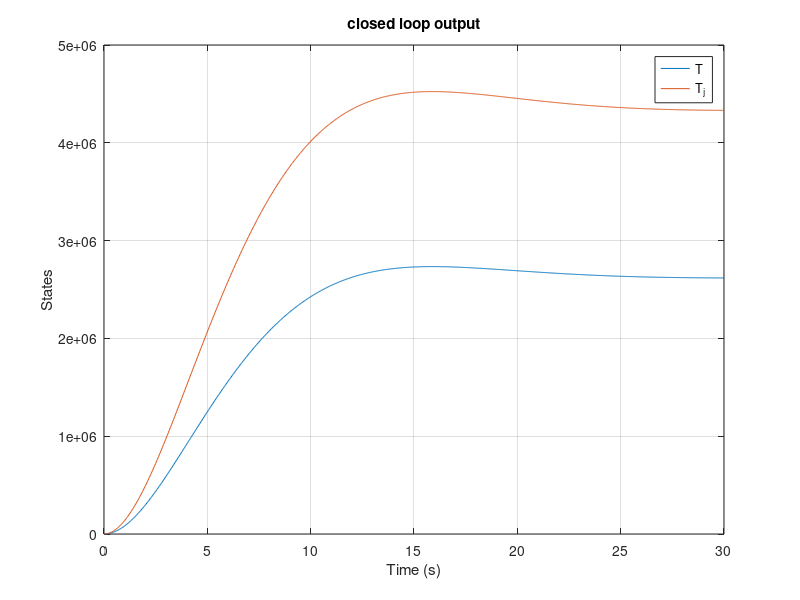
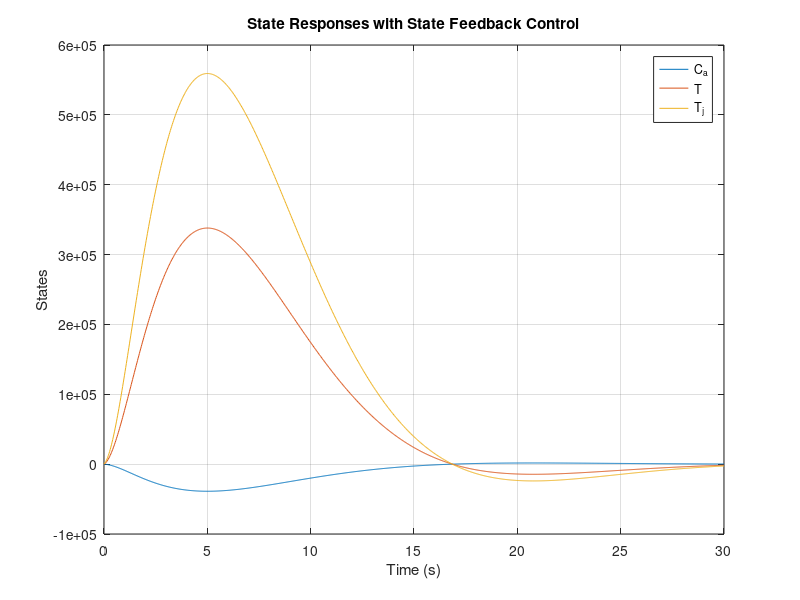

Recreate these plots in MATLAB, in order.
clc
clear
clear all
clf
close
close all



A = [-1.7, -0.25, 0; 23, -30, 20; 0, -940, -250];
B = [10, 0; -82, 0; 0, -670];
C = [0, 1, 0; 0, 0, 1];
D = 0;
x_0 = [1, 100, 200];
% selected poles
desire_poles = [-1, -0.2+0.2j, -0.2-0.2j];
A_d = [0, 1, 0;0, 0, 1; -0.08, -0.48, -1.4];



% first calculate the controllability matrix,W_c
W_c = cat(2, B, A*B, A*A*B);

% then group the independent vectors as Matrix_C, and its inverse
Matrix_C = cat(2, W_c(:, 1), W_c(:, 3), W_c(:, 2));
inv_Matrix_C = inv(Matrix_C);

% get the T, d1 = 2, d2 = 1
T = cat(1, inv_Matrix_C(2, :), inv_Matrix_C(2, :)*A, inv_Matrix_C(3, :));

% get A_hat, B_hat
A_hat = T*A/T;
B_hat = T*B;

% cal K_hat and K
K_hat = pinv(B_hat)*(A_hat-A_d);
K = K_hat*T;

%[v, d] = eig(A-B*K)



% Simulate the closed-loop response with initial condition x0
sys_cl = ss(A-B*K, B, C, 0);

t = linspace(0, 30, 1000);  % Simulation time
u = -1*ones(size(t));

[y, t_out, x] = lsim(sys_cl, [u;u], t);
y_tmax = max(y(:, 1))
y_t1max = max(y(:, 2))
y_t = y(1000, 1);
y_t1 = y(1000, 2);

% Plot response
figure;
% plot(t, initial_response);
plot(t_out, y);
xlabel('Time (s)');
ylabel('States');
% legend('C_a', 'T', 'T_j');
legend('T', 'T_j');
title('closed loop output')
grid on;

% Display the overshoot
overshoot = ((y_tmax - y_t)/y_t + (y_t1max- y_t1)/y_t1)/2
% Display the setting time
settime1 = 0;
settime12 = 0;
settime2 = 0;
settime22 = 0;
for n = 1:1000
    if y(n, 1) > (y_t*0.02)
        settime1 = n;
        break;
    end
end
for n = 1:1000
    if y(n, 1) > (y_t*0.98)
        settime12 = n;
        break;
    end
end
for n = 1:1000
    if y(n, 2) >= (y_t1*0.02)
        settime2 = n;
        break;
    end
end
for n = 1:1000
    if y(n, 2) >= (y_t1*0.98)
        settime22 = n;
        break;
    end
end
settime = (settime22 - settime2 + settime12 - settime1)/2*(30/1000)

% Display the eigenvalues of closed-loop system
closed_loop_poles = eig(A - B * K);
disp('Closed-loop poles:');
disp(closed_loop_poles);


% state response
sys_cl = ss(A - B * K, zeros(3,2), eye(3), zeros(3,2));

% Simulate response to initial condition
t = linspace(0, 30, 1000);  % Simulation time
u = -1*ones(size(t));

initial_response = initial(sys_cl, x_0, t);
% Plot response
figure;
plot(t, initial_response);
xlabel('Time (s)');
ylabel('States');
legend('C_a', 'T', 'T_j');
title('State Responses with State Feedback Control');
grid on;